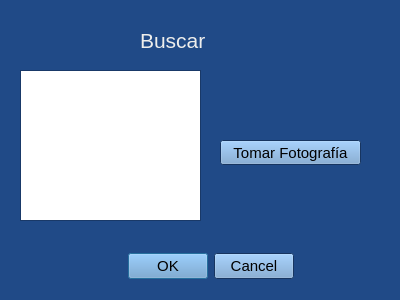
<?xml version="1.0" encoding="UTF-8"?>
<ui version="4.0">
 <class>Dialog2</class>
 <widget class="QDialog" name="Dialog2">
  <property name="geometry">
   <rect>
    <x>0</x>
    <y>0</y>
    <width>400</width>
    <height>300</height>
   </rect>
  </property>
  <property name="palette">
   <palette>
    <active>
     <colorrole role="WindowText">
      <brush brushstyle="SolidPattern">
       <color alpha="255">
        <red>238</red>
        <green>238</green>
        <blue>236</blue>
       </color>
      </brush>
     </colorrole>
     <colorrole role="Button">
      <brush brushstyle="SolidPattern">
       <color alpha="255">
        <red>114</red>
        <green>159</green>
        <blue>207</blue>
       </color>
      </brush>
     </colorrole>
     <colorrole role="Light">
      <brush brushstyle="SolidPattern">
       <color alpha="255">
        <red>48</red>
        <green>111</green>
        <blue>203</blue>
       </color>
      </brush>
     </colorrole>
     <colorrole role="Midlight">
      <brush brushstyle="SolidPattern">
       <color alpha="255">
        <red>40</red>
        <green>92</green>
        <blue>169</blue>
       </color>
      </brush>
     </colorrole>
     <colorrole role="Dark">
      <brush brushstyle="SolidPattern">
       <color alpha="255">
        <red>16</red>
        <green>37</green>
        <blue>67</blue>
       </color>
      </brush>
     </colorrole>
     <colorrole role="Mid">
      <brush brushstyle="SolidPattern">
       <color alpha="255">
        <red>21</red>
        <green>49</green>
        <blue>90</blue>
       </color>
      </brush>
     </colorrole>
     <colorrole role="Text">
      <brush brushstyle="SolidPattern">
       <color alpha="255">
        <red>0</red>
        <green>0</green>
        <blue>0</blue>
       </color>
      </brush>
     </colorrole>
     <colorrole role="BrightText">
      <brush brushstyle="SolidPattern">
       <color alpha="255">
        <red>255</red>
        <green>255</green>
        <blue>255</blue>
       </color>
      </brush>
     </colorrole>
     <colorrole role="ButtonText">
      <brush brushstyle="SolidPattern">
       <color alpha="255">
        <red>0</red>
        <green>0</green>
        <blue>0</blue>
       </color>
      </brush>
     </colorrole>
     <colorrole role="Base">
      <brush brushstyle="SolidPattern">
       <color alpha="255">
        <red>255</red>
        <green>255</green>
        <blue>255</blue>
       </color>
      </brush>
     </colorrole>
     <colorrole role="Window">
      <brush brushstyle="SolidPattern">
       <color alpha="255">
        <red>32</red>
        <green>74</green>
        <blue>135</blue>
       </color>
      </brush>
     </colorrole>
     <colorrole role="Shadow">
      <brush brushstyle="SolidPattern">
       <color alpha="255">
        <red>0</red>
        <green>0</green>
        <blue>0</blue>
       </color>
      </brush>
     </colorrole>
     <colorrole role="AlternateBase">
      <brush brushstyle="SolidPattern">
       <color alpha="255">
        <red>143</red>
        <green>164</green>
        <blue>195</blue>
       </color>
      </brush>
     </colorrole>
     <colorrole role="ToolTipBase">
      <brush brushstyle="SolidPattern">
       <color alpha="255">
        <red>255</red>
        <green>255</green>
        <blue>220</blue>
       </color>
      </brush>
     </colorrole>
     <colorrole role="ToolTipText">
      <brush brushstyle="SolidPattern">
       <color alpha="255">
        <red>0</red>
        <green>0</green>
        <blue>0</blue>
       </color>
      </brush>
     </colorrole>
    </active>
    <inactive>
     <colorrole role="WindowText">
      <brush brushstyle="SolidPattern">
       <color alpha="255">
        <red>238</red>
        <green>238</green>
        <blue>236</blue>
       </color>
      </brush>
     </colorrole>
     <colorrole role="Button">
      <brush brushstyle="SolidPattern">
       <color alpha="255">
        <red>114</red>
        <green>159</green>
        <blue>207</blue>
       </color>
      </brush>
     </colorrole>
     <colorrole role="Light">
      <brush brushstyle="SolidPattern">
       <color alpha="255">
        <red>48</red>
        <green>111</green>
        <blue>203</blue>
       </color>
      </brush>
     </colorrole>
     <colorrole role="Midlight">
      <brush brushstyle="SolidPattern">
       <color alpha="255">
        <red>40</red>
        <green>92</green>
        <blue>169</blue>
       </color>
      </brush>
     </colorrole>
     <colorrole role="Dark">
      <brush brushstyle="SolidPattern">
       <color alpha="255">
        <red>16</red>
        <green>37</green>
        <blue>67</blue>
       </color>
      </brush>
     </colorrole>
     <colorrole role="Mid">
      <brush brushstyle="SolidPattern">
       <color alpha="255">
        <red>21</red>
        <green>49</green>
        <blue>90</blue>
       </color>
      </brush>
     </colorrole>
     <colorrole role="Text">
      <brush brushstyle="SolidPattern">
       <color alpha="255">
        <red>0</red>
        <green>0</green>
        <blue>0</blue>
       </color>
      </brush>
     </colorrole>
     <colorrole role="BrightText">
      <brush brushstyle="SolidPattern">
       <color alpha="255">
        <red>255</red>
        <green>255</green>
        <blue>255</blue>
       </color>
      </brush>
     </colorrole>
     <colorrole role="ButtonText">
      <brush brushstyle="SolidPattern">
       <color alpha="255">
        <red>0</red>
        <green>0</green>
        <blue>0</blue>
       </color>
      </brush>
     </colorrole>
     <colorrole role="Base">
      <brush brushstyle="SolidPattern">
       <color alpha="255">
        <red>255</red>
        <green>255</green>
        <blue>255</blue>
       </color>
      </brush>
     </colorrole>
     <colorrole role="Window">
      <brush brushstyle="SolidPattern">
       <color alpha="255">
        <red>32</red>
        <green>74</green>
        <blue>135</blue>
       </color>
      </brush>
     </colorrole>
     <colorrole role="Shadow">
      <brush brushstyle="SolidPattern">
       <color alpha="255">
        <red>0</red>
        <green>0</green>
        <blue>0</blue>
       </color>
      </brush>
     </colorrole>
     <colorrole role="AlternateBase">
      <brush brushstyle="SolidPattern">
       <color alpha="255">
        <red>143</red>
        <green>164</green>
        <blue>195</blue>
       </color>
      </brush>
     </colorrole>
     <colorrole role="ToolTipBase">
      <brush brushstyle="SolidPattern">
       <color alpha="255">
        <red>255</red>
        <green>255</green>
        <blue>220</blue>
       </color>
      </brush>
     </colorrole>
     <colorrole role="ToolTipText">
      <brush brushstyle="SolidPattern">
       <color alpha="255">
        <red>0</red>
        <green>0</green>
        <blue>0</blue>
       </color>
      </brush>
     </colorrole>
    </inactive>
    <disabled>
     <colorrole role="WindowText">
      <brush brushstyle="SolidPattern">
       <color alpha="255">
        <red>16</red>
        <green>37</green>
        <blue>67</blue>
       </color>
      </brush>
     </colorrole>
     <colorrole role="Button">
      <brush brushstyle="SolidPattern">
       <color alpha="255">
        <red>114</red>
        <green>159</green>
        <blue>207</blue>
       </color>
      </brush>
     </colorrole>
     <colorrole role="Light">
      <brush brushstyle="SolidPattern">
       <color alpha="255">
        <red>48</red>
        <green>111</green>
        <blue>203</blue>
       </color>
      </brush>
     </colorrole>
     <colorrole role="Midlight">
      <brush brushstyle="SolidPattern">
       <color alpha="255">
        <red>40</red>
        <green>92</green>
        <blue>169</blue>
       </color>
      </brush>
     </colorrole>
     <colorrole role="Dark">
      <brush brushstyle="SolidPattern">
       <color alpha="255">
        <red>16</red>
        <green>37</green>
        <blue>67</blue>
       </color>
      </brush>
     </colorrole>
     <colorrole role="Mid">
      <brush brushstyle="SolidPattern">
       <color alpha="255">
        <red>21</red>
        <green>49</green>
        <blue>90</blue>
       </color>
      </brush>
     </colorrole>
     <colorrole role="Text">
      <brush brushstyle="SolidPattern">
       <color alpha="255">
        <red>16</red>
        <green>37</green>
        <blue>67</blue>
       </color>
      </brush>
     </colorrole>
     <colorrole role="BrightText">
      <brush brushstyle="SolidPattern">
       <color alpha="255">
        <red>255</red>
        <green>255</green>
        <blue>255</blue>
       </color>
      </brush>
     </colorrole>
     <colorrole role="ButtonText">
      <brush brushstyle="SolidPattern">
       <color alpha="255">
        <red>16</red>
        <green>37</green>
        <blue>67</blue>
       </color>
      </brush>
     </colorrole>
     <colorrole role="Base">
      <brush brushstyle="SolidPattern">
       <color alpha="255">
        <red>32</red>
        <green>74</green>
        <blue>135</blue>
       </color>
      </brush>
     </colorrole>
     <colorrole role="Window">
      <brush brushstyle="SolidPattern">
       <color alpha="255">
        <red>32</red>
        <green>74</green>
        <blue>135</blue>
       </color>
      </brush>
     </colorrole>
     <colorrole role="Shadow">
      <brush brushstyle="SolidPattern">
       <color alpha="255">
        <red>0</red>
        <green>0</green>
        <blue>0</blue>
       </color>
      </brush>
     </colorrole>
     <colorrole role="AlternateBase">
      <brush brushstyle="SolidPattern">
       <color alpha="255">
        <red>32</red>
        <green>74</green>
        <blue>135</blue>
       </color>
      </brush>
     </colorrole>
     <colorrole role="ToolTipBase">
      <brush brushstyle="SolidPattern">
       <color alpha="255">
        <red>255</red>
        <green>255</green>
        <blue>220</blue>
       </color>
      </brush>
     </colorrole>
     <colorrole role="ToolTipText">
      <brush brushstyle="SolidPattern">
       <color alpha="255">
        <red>0</red>
        <green>0</green>
        <blue>0</blue>
       </color>
      </brush>
     </colorrole>
    </disabled>
   </palette>
  </property>
  <property name="font">
   <font>
    <pointsize>16</pointsize>
   </font>
  </property>
  <property name="windowTitle">
   <string>Dialog</string>
  </property>
  <widget class="QDialogButtonBox" name="buttonBox">
   <property name="geometry">
    <rect>
     <x>40</x>
     <y>250</y>
     <width>341</width>
     <height>32</height>
    </rect>
   </property>
   <property name="font">
    <font>
     <pointsize>11</pointsize>
    </font>
   </property>
   <property name="orientation">
    <enum>Qt::Horizontal</enum>
   </property>
   <property name="standardButtons">
    <set>QDialogButtonBox::Cancel|QDialogButtonBox::Ok</set>
   </property>
   <property name="centerButtons">
    <bool>true</bool>
   </property>
  </widget>
  <widget class="QLabel" name="label">
   <property name="geometry">
    <rect>
     <x>140</x>
     <y>30</y>
     <width>101</width>
     <height>21</height>
    </rect>
   </property>
   <property name="text">
    <string>Buscar</string>
   </property>
  </widget>
  <widget class="QPushButton" name="pushButton">
   <property name="geometry">
    <rect>
     <x>220</x>
     <y>140</y>
     <width>141</width>
     <height>25</height>
    </rect>
   </property>
   <property name="font">
    <font>
     <pointsize>11</pointsize>
    </font>
   </property>
   <property name="text">
    <string>Tomar Fotografía</string>
   </property>
  </widget>
  <widget class="QGraphicsView" name="graphicsView">
   <property name="geometry">
    <rect>
     <x>20</x>
     <y>70</y>
     <width>181</width>
     <height>151</height>
    </rect>
   </property>
  </widget>
  <action name="actionresultado">
   <property name="text">
    <string>resultado</string>
   </property>
  </action>
 </widget>
 <resources/>
 <connections>
  <connection>
   <sender>buttonBox</sender>
   <signal>rejected()</signal>
   <receiver>Dialog2</receiver>
   <slot>reject()</slot>
   <hints>
    <hint type="sourcelabel">
     <x>316</x>
     <y>260</y>
    </hint>
    <hint type="destinationlabel">
     <x>286</x>
     <y>274</y>
    </hint>
   </hints>
  </connection>
  <connection>
   <sender>buttonBox</sender>
   <signal>accepted()</signal>
   <receiver>Dialog2</receiver>
   <slot>on_push_resultado()</slot>
   <hints>
    <hint type="sourcelabel">
     <x>210</x>
     <y>265</y>
    </hint>
    <hint type="destinationlabel">
     <x>199</x>
     <y>149</y>
    </hint>
   </hints>
  </connection>
 </connections>
 <slots>
  <slot>on_push_resultado()</slot>
 </slots>
</ui>
